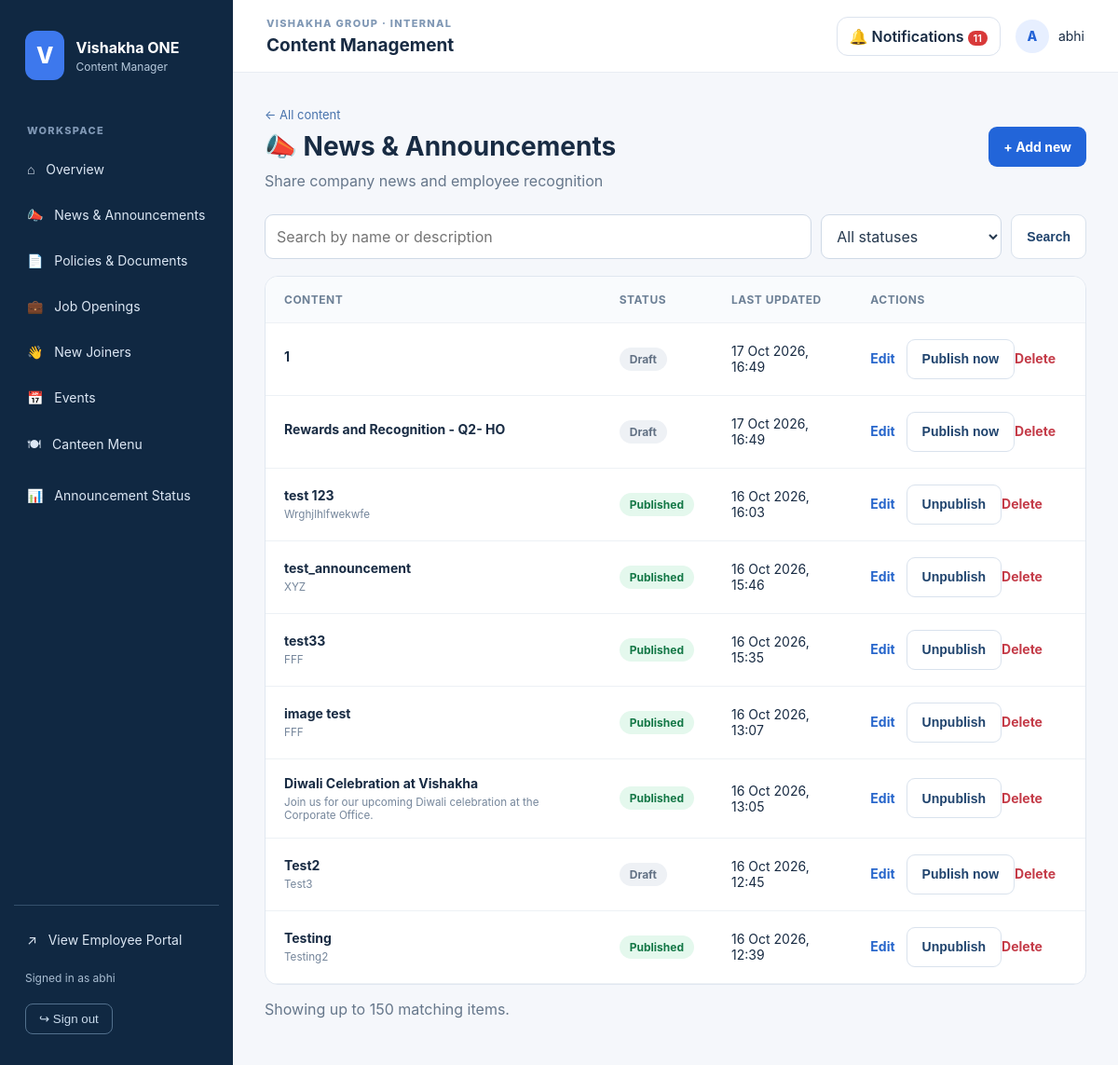
The page /content-manager/announcements/ (signed in) on the database as committed earlier.
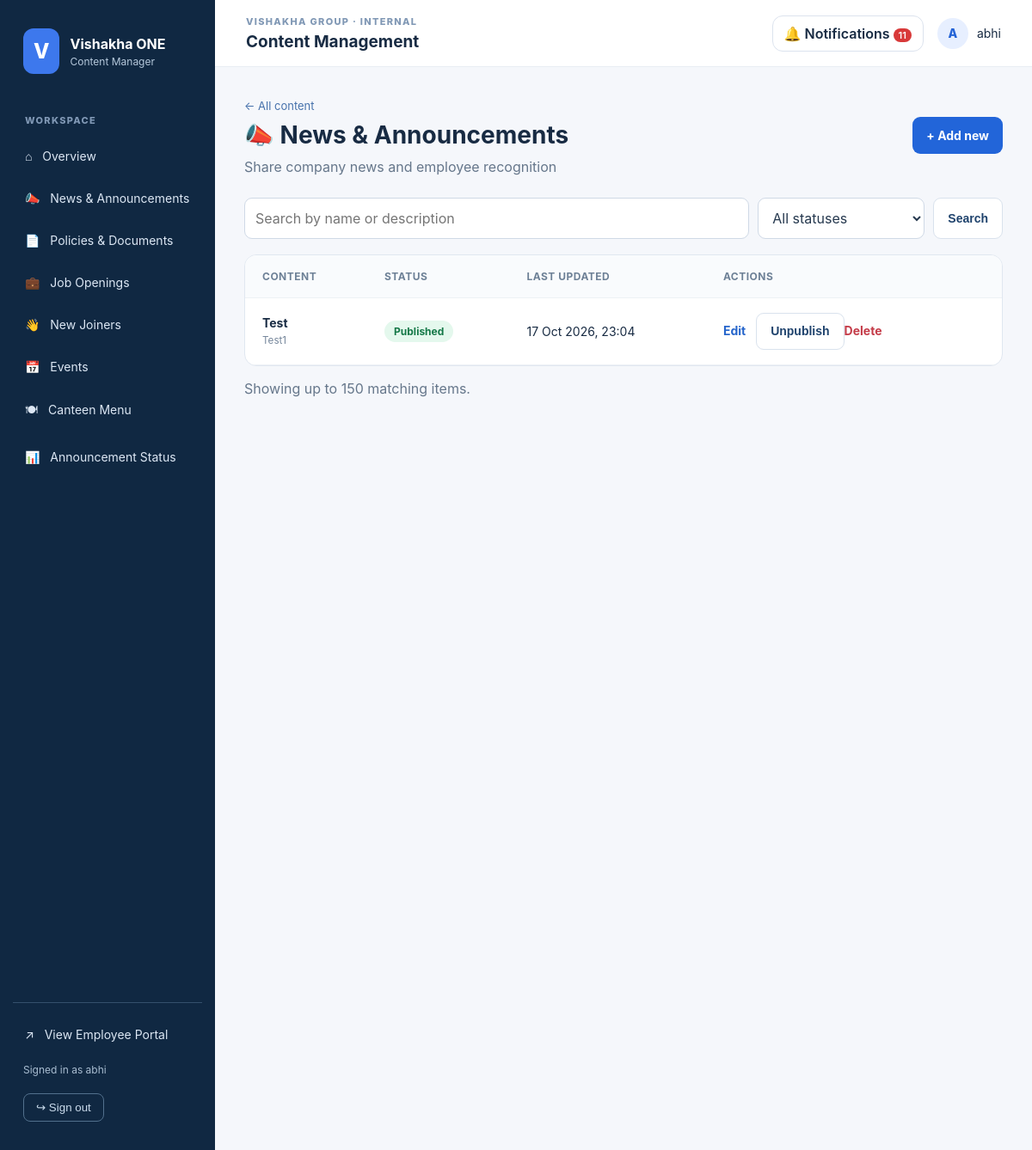
The same page on the database as committed later.
### contenthub/models.py (models this page shows, shortened)
class ContentBase(models.Model):
    title = models.CharField(max_length=220)
    summary = models.TextField(blank=True)
    APPROVAL_CHOICES = [
        ('draft', 'Draft'), ('pending', 'Pending approval'),
        ('approved', 'Approved'), ('rejected', 'Changes requested'),
    ]
    approval_status = models.CharField(max_length=12, choices=APPROVAL_CHOICES, default='approved', db_index=True)
    submitted_by = models.ForeignKey('auth.User', null=True, blank=True, on_delete=models.SET_NULL, related_name='+')
    reviewed_by = models.ForeignKey('auth.User', null=True, blank=True, on_delete=models.SET_NULL, related_name='+')
    submitted_at = models.DateTimeField(null=True, blank=True)
    reviewed_at = models.DateTimeField(null=True, blank=True)
    review_note = models.TextField(blank=True)
    is_published = models.BooleanField(default=False)
    published_at = models.DateTimeField(default=timezone.now)
    display_order = models.PositiveIntegerField(default=0)
    created_at = models.DateTimeField(auto_now_add=True)
    updated_at = models.DateTimeField(auto_now=True)
    objects = PublishedQuerySet.as_manager()
    class Meta:
        abstract = True
        ordering = ('display_order', '-published_at')

class Announcement(ContentBase):
    class Meta(ContentBase.Meta):
        permissions = [('approve_announcement', 'Can approve Announcement content')]
    CATEGORY_CHOICES = [('news', 'Company News'), ('announcement', 'Announcement'), ('recognition', 'Recognition'), ('gallery', 'Life at Vishakha Gallery')]
    category = models.CharField(max_length=20, choices=CATEGORY_CHOICES, default='news')
    image = models.ImageField(upload_to='content/announcements/', blank=True)
    body = models.TextField(blank=True)
    event_at = models.DateTimeField(null=True, blank=True, help_text='Optional event date and time (local timezone).')
    event_location = models.CharField(max_length=180, blank=True, help_text='Optional venue or location.')
    PRIORITY_CHOICES = [('normal', 'Normal'), ('important', 'Important'), ('urgent', 'Urgent')]
    priority = models.CharField(max_length=12, choices=PRIORITY_CHOICES, default='normal', db_index=True)
    expires_at = models.DateTimeField(null=True, blank=True, help_text='Optional. Announcement disappears automatically after this time.')

### contenthub/manager_views.py (the view)
# urls.py: path('<slug:slug>/', views.listing, name='list'),
@never_cache
@login_required
def listing(request, slug):
    config = section_or_404(slug)
    model = config['model']
    if not any(allowed(request.user, model, a) for a in ('view', 'add', 'change')):
        raise PermissionDenied('You do not have access to this module.')
    query = request.GET.get('q', '').strip()[:100]
    status = request.GET.get('status', 'all')
    records = scoped_queryset(request.user, model).order_by('-updated_at')
    if query:
        filters = Q(title__icontains=query) | Q(summary__icontains=query)
        if slug == 'joiners':
            filters |= Q(employee_name__icontains=query)
        records = records.filter(filters)
    if status == 'published':
        records = records.filter(is_published=True, approval_status='approved', published_at__lte=timezone.now())
    elif status == 'draft':
        records = records.filter(approval_status='draft')
    elif status == 'scheduled':
        records = records.filter(is_published=True, approval_status='approved', published_at__gt=timezone.now())
    if status == 'pending':
        records = records.filter(approval_status='pending')
    elif status == 'rejected':
        records = records.filter(approval_status='rejected')
    data = manager_context(request)
    data.update(config=config, slug=slug, can_approve=can_approve(request.user, model), records=records[:150], query=query, status=status,
                can_add=allowed(request.user, model, 'add'), can_change=allowed(request.user, model, 'change'),
                can_delete=allowed(request.user, model, 'delete'), now=timezone.now())
    return render(request, 'content_manager/list.html', data)

### contenthub/manager_views.py (called while the page is built)
def scoped_queryset(user, model):
    qs = model.objects.all()
    if model is Resource and is_policy_editor(user):
        qs = qs.filter(kind='policy')
    return qs

def can_approve(user, model):
    return (user.is_active and (user.is_superuser or
            user.has_perm(f'contenthub.approve_{model._meta.model_name}')))

def section_or_404(slug):
    config = SECTIONS.get(slug)
    if config is None:
        raise Http404('Unknown content section')
    return config

def allowed(user, model, action='view'):
    return user.is_active and (user.is_superuser or user.has_perm(f'{model._meta.app_label}.{action}_{model._meta.model_name}'))

def manager_context(request):
    return {
        'notifications': ContentNotification.objects.filter(recipient=request.user)[:8],
        'unread_count': ContentNotification.objects.filter(recipient=request.user, is_read=False).count(),
        'sections': [{**config, 'slug': slug, 'can_view': any(allowed(request.user, config['model'], a) for a in ('view', 'add', 'change'))} for slug, config in SECTIONS.items()],
        'employee_portal_url': reverse('portal:home'),
    }

### templates/content_manager/list.html (shortened to what this page needs)
{% extends 'content_manager/base.html' %}{% block content %}
<div class="cm-intro"><div><a class="cm-back" href="{% url 'content_manager:dashboard' %}">← All content</a><h1>{{ config.icon }} {{ config.title }}</h1><p>{{ config.description }}</p></div>{% if can_add %}<a class="cm-btn cm-btn-primary" href="{% url 'content_manager:new' slug %}">+ Add new</a>{% endif %}</div>
<form method="get" class="cm-filters"><input type="search" name="q" placeholder="Search by name or description" value="{{ query }}"><select name="status"><option value="all" {% if status == 'all' %}selected{% endif %}>All statuses</option></select><button class="cm-btn cm-btn-secondary" type="submit">Search</button></form>
<div class="cm-table-wrap"><table><thead><tr><th>Content</th><th>Status</th><th>Last updated</th><th>Actions</th></tr></thead><tbody>{% for record in records %}<tr><td><strong>{{ record.employee_name|default:record.title }}</strong><small>{{ record.summary|truncatechars:85 }}</small></td><td>{% if record.approval_status == 'pending' %}<span class="cm-status cm-scheduled">Pending approval</span>{% elif record.approval_status == 'rejected' %}<span class="cm-status cm-draft">Changes requested</span>{% elif not record.is_published %}<span class="cm-status cm-draft">Draft</span>{% elif record.published_at > now %}<span class="cm-status cm-scheduled">Scheduled</span>{% else %}<span class="cm-status cm-live">Published</span>{% endif %}</td><td>{{ record.updated_at|date:'d M Y, H:i' }}</td><td class="cm-actions">{% if can_change %}<a href="{% url 'content_manager:edit' slug record.pk %}">Edit</a>{% endif %}{% if can_change and can_approve %}<form method="post" action="{% url 'content_manager:publish' slug record.pk %}" style="display:inline"><button class="cm-btn cm-btn-secondary" type="submit">{% if record.is_published %}Unpublish{% else %}Publish now{% endif %}</button></form>{% endif %}{% if can_delete %}<a class="cm-danger" href="{% url 'content_manager:delete' slug record.pk %}">Delete</a>{% endif %}</td></tr>{% empty %}<tr><td colspan="4" class="cm-empty">No content found. {% if can_add %}Click “Add new” to create your first item.{% endif %}</td></tr>{% endfor %}</tbody></table></div><p class="cm-muted">Showing up to 150 matching items.</p>
{% endblock %}

### templates/content_manager/base.html (shortened to what this page needs)
{% load static %}<!doctype html>
<html lang="en"><head><meta charset="utf-8"><meta name="viewport" content="width=device-width, initial-scale=1"><title>Content Manager | Vishakha One</title><link rel="stylesheet" href="{% static 'css/content_manager.css' %}"><link rel="stylesheet" href="{% static 'css/step11_content_manager.css' %}"><link rel="stylesheet" href="{% static 'css/step11_1_notifications.css' %}"><link rel="stylesheet" href="{% static 'css/step11_2_notifications.css' %}"></head>
<body><div class="cm-shell"><aside class="cm-side"><a class="cm-brand" href="{% url 'content_manager:dashboard' %}"><span class="cm-logo">V</span><span><strong>Vishakha ONE</strong><small>Content Manager</small></span></a><div class="cm-caption">WORKSPACE</div><a class="cm-nav" href="{% url 'content_manager:dashboard' %}">⌂ &nbsp; Overview</a>{% for item in sections %}{% if item.can_view %}<a class="cm-nav" href="{% url 'content_manager:list' item.slug %}">{{ item.icon }} {{ item.title }}</a>{% endif %}{% endfor %}<a class="cm-nav" href="{% url 'content_manager:canteen_menu' %}">🍽 &nbsp; Canteen Menu</a><a class="cm-nav" href="{% url 'content_manager:announcement_overview' %}">📊 &nbsp; Announcement Status</a><div class="cm-side-bottom"><a class="cm-nav" href="{{ employee_portal_url }}">↗ &nbsp; View Employee Portal</a><span>Signed in as {{ request.user.get_full_name|default:request.user.username }}</span><form method="post" action="{% url 'content_manager:logout' %}" class="cm-logout-form" data-logout-form><button class="cm-logout" type="submit">↪ Sign out</button></form></div></aside><div class="cm-work"><header class="cm-header"><div><span class="cm-eyebrow">VISHAKHA GROUP · INTERNAL</span><strong>Content Management</strong></div><details class="cm-notifications"><summary aria-label="Notifications">🔔 Notifications {% if unread_count %}<span class="cm-notification-count">{{ unread_count }}</span>{% endif %}</summary></details><div class="cm-user"><span class="cm-user-dot">{{ request.user.username|first|upper }}</span><span>{{ request.user.get_full_name|default:request.user.username }}</span></div></header><main class="cm-main">{% block content %}{% endblock %}</main></div></div></body></html>

### static/css/content_manager.css (style rules this page uses)
:root { font-family:Inter,Segoe UI,Arial,sans-serif;color:#182b43;background:#f5f7fb;font-synthesis:none }
* { box-sizing:border-box }
body { margin:0 }
a { color:inherit;text-decoration:none }
.cm-shell { display:flex;min-height:100vh }
.cm-side { width:250px;flex-shrink:0;background:#102842;color:#dce7f4;padding:25px 15px;display:flex;flex-direction:column;gap:6px }
.cm-brand { display:flex;align-items:center;gap:12px;padding:8px 12px 27px;color:white }
.cm-logo { background:#3d78ed;border-radius:12px;padding:12px;font-weight:800;font-size:24px }
.cm-brand strong,.cm-brand small { display:block }
.cm-brand small { font-size:12px;color:#b6c9dc;margin-top:3px }
.cm-caption,.cm-eyebrow { font-size:11px;letter-spacing:1.3px;font-weight:800;color:#8098b5 }
.cm-caption { padding:14px 14px 7px }
.cm-nav { display:block;padding:13px 14px;border-radius:10px;font-size:14px }
.cm-side-bottom { margin-top:auto;border-top:1px solid #35506c;padding-top:15px }
.cm-side-bottom span { display:block;padding:12px;font-size:12px;color:#a9bdd1 }
.cm-work { flex:1;min-width:0 }
.cm-header { background:white;border-bottom:1px solid #e8edf3;height:78px;display:flex;align-items:center;justify-content:space-between;padding:0 36px }
.cm-header strong,.cm-header .cm-eyebrow { display:block }
.cm-header strong { font-size:19px;margin-top:5px }
.cm-user { display:flex;align-items:center;gap:10px;font-size:14px }
.cm-user-dot { width:36px;height:36px;border-radius:50%;background:#e7efff;color:#2463d6;display:grid;place-items:center;font-weight:800 }
.cm-main { max-width:1280px;margin:0 auto;padding:34px }
.cm-intro { display:flex;align-items:center;justify-content:space-between;gap:16px;margin-bottom:26px }
.cm-intro h1 { font-size:28px;line-height:1.2;margin:9px 0 }
.cm-intro p,.cm-card p,.cm-muted { color:#66778b }
.cm-intro p { margin:0 }
.cm-back { color:#4772ac;font-size:13px }
.cm-btn { border:0;cursor:pointer;border-radius:9px;display:inline-flex;align-items:center;justify-content:center;padding:11px 16px;font-size:14px;font-weight:700;white-space:nowrap }
.cm-btn-primary { background:#2265d9;color:#fff }
.cm-btn-secondary { background:white;color:#1f436d;border:1px solid #d9e2ed }
.cm-filters { display:flex;gap:10px;margin-bottom:18px }
.cm-filters input,.cm-filters select,.cm-input { background:#fff;border:1px solid #cfd9e6;border-radius:9px;padding:12px;font:inherit;color:#26394f }
.cm-filters input { flex:1 }
.cm-table-wrap { background:white;border:1px solid #e0e7f0;border-radius:14px;overflow-x:auto }
table { border-collapse:collapse;width:100%;text-align:left }
th,td { padding:17px 20px;border-bottom:1px solid #edf1f5;font-size:14px }
th { font-size:12px;text-transform:uppercase;letter-spacing:.5px;color:#6d8096;background:#f9fbfd }
td small { display:block;margin-top:5px;color:#75869b }
.cm-actions { white-space:nowrap }
.cm-actions a { color:#2665cb;font-weight:700;margin-right:12px }
.cm-actions .cm-danger { color:#c43b48 }
.cm-status { display:inline-block;border-radius:30px;padding:5px 11px;font-size:12px;font-weight:700 }
.cm-live { background:#e4f8ed;color:#147847 }
.cm-logout { margin:8px 12px;background:transparent;color:#cbdced;border:1px solid #52708d;border-radius:8px;padding:8px 14px;cursor:pointer }
.cm-btn { min-height:43px;transition:background .16s,transform .16s,box-shadow .16s;gap:7px }

### static/css/step11_content_manager.css (style rules this page uses)
.cm-actions { min-width:250px }
.cm-status { white-space:nowrap }

### static/css/step11_1_notifications.css (style rules this page uses)
.cm-notifications { position:relative;margin-left:auto;margin-right:16px }
.cm-notifications summary { cursor:pointer;list-style:none;padding:10px 13px;border:1px solid #dce3ee;border-radius:12px;font-weight:600;background:white }
.cm-notification-count { display:inline-block;background:#d83939;color:white;border-radius:12px;padding:1px 6px;font-size:11px }

### static/css/step11_2_notifications.css (style rules this page uses)
.cm-logout-form { margin:0 }
.cm-logout { cursor:pointer }

Rows that differ between the two databases and show on the page:
removed Announcement: employee_name "1", approval_status "Draft", updated_at "17 Oct 2026, 16:49", is_published "Publish now"
removed Announcement: employee_name "Rewards and Recognition - Q2- HO", approval_status "Draft", updated_at "17 Oct 2026, 16:49", is_published "Publish now"
removed Announcement: employee_name "test 123", summary "Wrghjlhlfwekwfe", approval_status "Published", updated_at "16 Oct 2026, 16:03", is_published "Unpublish"
removed Announcement: employee_name "test_announcement", summary "XYZ", approval_status "Published", updated_at "16 Oct 2026, 15:46", is_published "Unpublish"
removed Announcement: employee_name "test33", summary "FFF", approval_status "Published", updated_at "16 Oct 2026, 15:35", is_published "Unpublish"
removed Announcement: employee_name "Diwali Celebration at Vishakha", summary "Join us for our upcoming Diwali celebration at the Corporate Office.", approval_status "Published", updated_at "16 Oct 2026, 13:05", is_published "Unpublish"
removed Announcement: employee_name "Test2", summary "Test3", approval_status "Draft", updated_at "16 Oct 2026, 12:45", is_published "Publish now"
removed Announcement: employee_name "Testing", summary "Testing2", approval_status "Published", updated_at "16 Oct 2026, 12:39", is_published "Unpublish"
changed Announcement: employee_name "image test" → "Test"; summary "FFF" → "Test1"; updated_at "16 Oct 2026, 13:07" → "17 Oct 2026, 23:04"
